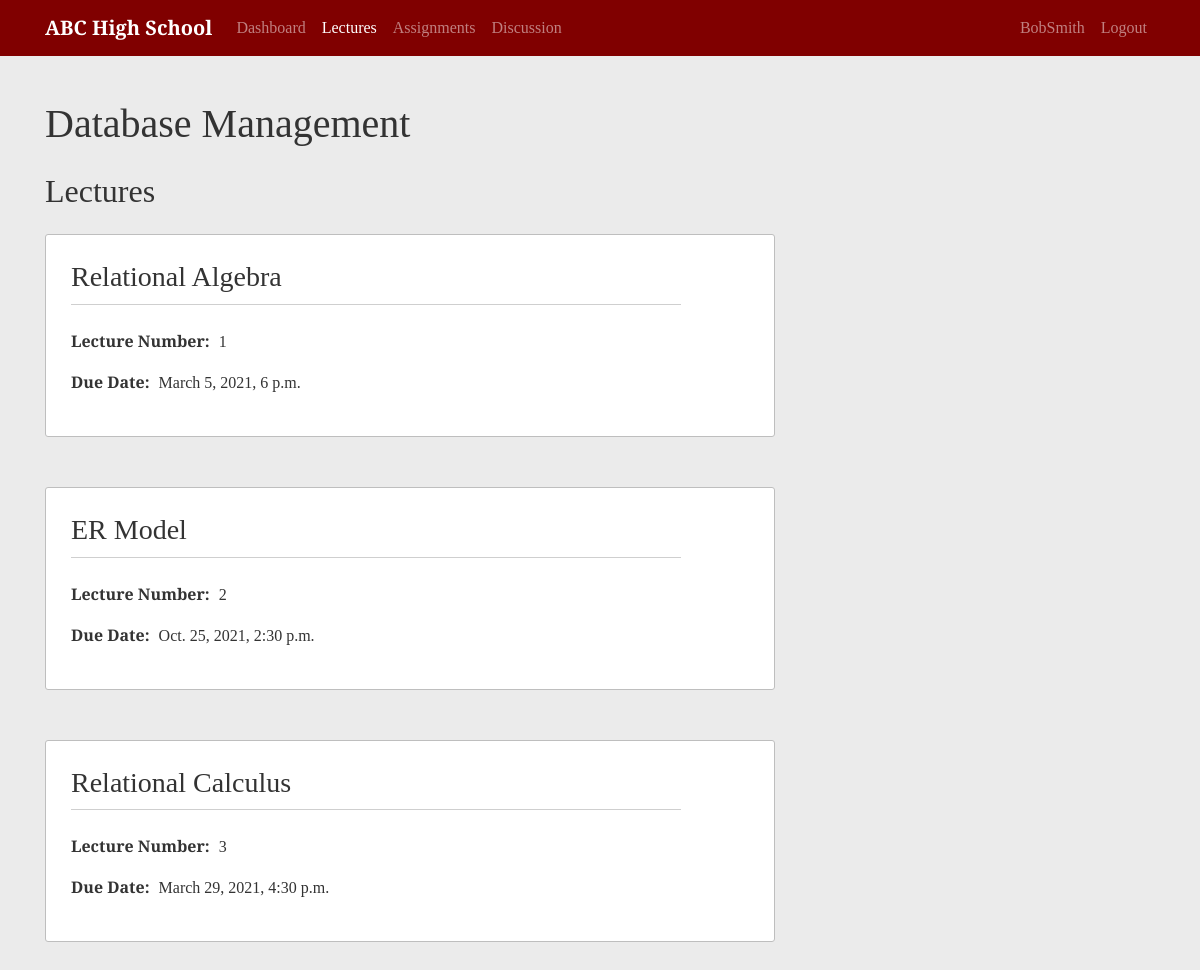
Page /course/1/lectures/ (signed in) on the committed database.
### school/models.py (models this page shows, shortened)
class Course(models.Model):
    ONE = '1'
    TWO = '2'
    THREE = '3'
    FOUR = '4'
    FIVE = '5'
    SIX = '6'
    TIME_CHOICES = [
        (ONE, 'Period 1'),
        (TWO, 'Period 2'),
        (THREE, 'Period 3'),
        (FOUR, 'Period 4'),
        (FIVE, 'Period 5'),
        (SIX, 'Period 6')
    ]
    MONDAY = 'MO'
    TUESDAY = 'TU'
    WEDNESDAY = 'WE'
    THURSDAY = 'TH'
    FRIDAY = 'FR'
    DAY_CHOICES = [
        (MONDAY, 'Monday'),
        (TUESDAY, 'Tuesday'),
        (WEDNESDAY, 'Wednesday'),
        (THURSDAY, 'Thursday'),
        (FRIDAY, 'Friday')
    ]
    course_name = models.CharField(max_length=255)
    instructor = models.ForeignKey(Instructor, null=True, on_delete=models.SET_NULL)
    time = models.CharField(max_length=1, blank=True, choices=TIME_CHOICES)
    day = models.CharField(max_length=2, blank=True, choices=DAY_CHOICES)

class Lecture(models.Model):
    lecture_title = models.CharField(max_length=255, blank=True)
    course = models.ForeignKey(Course, on_delete=models.CASCADE)
    due_date = models.DateTimeField()
    lecture_number = models.PositiveIntegerField()
    content = models.FileField(upload_to='file_uploads', null=True)
    class Meta:
        unique_together = ['course', 'lecture_number']

### school/views.py (the view, shortened to what this page needs)
# urls.py: path('course/<int:course_id>/lectures/', LectureListView.as_view(), name='lecture-list'),
class LectureListView(LoginRequiredMixin, UserPassesTestMixin, ListView):
    model = Lecture
    template_name = 'school/lecture.html'
    context_object_name = 'lectures'
    def get_queryset(self):
        user = self.request.user
        queryset = {}
        course = get_object_or_404(Course, id=self.kwargs.get('course_id'))
        instructor = Instructor.objects.filter(user=user).first()
        queryset['lecture_list']= Lecture.objects.filter(course=course)
        queryset['course'] = course
        queryset['instructor'] = instructor
        return queryset
    def test_func(self):
        user = self.request.user
        student = Student.objects.filter(user=user).first()
        course_id = self.kwargs.get('course_id')
        course = get_object_or_404(Course, id=self.kwargs.get('course_id'))
        if student:
            if EnrolledIn.objects.filter(student=student, course=course_id).exists():
                return True
            if AssistsIn.objects.filter(student=student, course=course_id).exists():
                return True

### school/templates/school/lecture.html (shortened to what this page needs)
{% extends "school/course.html" %}
{% block content %}
<h1 class="mb-4">{{lectures.course.course_name}}</h1>
  {% if not lectures.lecture_list %}
    <p class="lead">Lectures have not been posted</p>
    {% else %}
    <h2 class="mb-4">Lectures</h2>
    {% for lecture in lectures.lecture_list %}
      <article class="content-section">
        <h3 class="content-title"><a class="title-link" href="{% url 'lecture-detail' view.kwargs.course_id lecture.id %}">{{ lecture.lecture_title }}</a></h3>
        <p>
          <span class="data-title">Lecture Number:</span>
          <span class="data-content">{{ lecture.lecture_number }}</span>
        </p>
        <p>
          <span class="data-title">Due Date:</span>
          <span class="data-content">{{ lecture.due_date }}</span>
        </p>
      </article>
    {% endfor %}
  {% endif %}
  {% endblock content %}

### school/templates/school/base.html (shortened to what this page needs)
{% load static %}
<!DOCTYPE html>
<html lang="en">
  <head>
    <link rel="stylesheet" href="https://stackpath.bootstrapcdn.com/bootstrap/4.3.1/css/bootstrap.min.css">
    <link rel="stylesheet" href="https://cdnjs.cloudflare.com/ajax/libs/datepicker/0.6.5/datepicker.min.css" />
    <link rel="stylesheet" href="{% static 'school/main.css' %}">
  </head>
  <body>
    <nav class="navbar navbar-expand-md navbar-dark fixed-top">
      <div class="container">
        <a class="navbar-brand" href="/">ABC High School</a>
        <div class="collapse navbar-collapse" id="navbarCollapse">
          <div class="navbar-nav mr-auto">
            {% if user.is_authenticated %}
              <a class="nav-item nav-link {% if request.resolver_match.url_name == 'user-dashboard' %}active{% endif %}" href="{% url 'home' %}">Dashboard</a>
            {% else %}
              <a class="nav-item nav-link {% if request.resolver_match.url_name == 'home' %}active{% endif %}" href="{% url 'home' %}">Home</a>
            {% endif %}
            {% block course_links %}{% endblock course_links %}
          </div>
          <div class="navbar-nav">
            {% if user.is_authenticated %}
              <a class="nav-item nav-link {% if request.resolver_match.url_name == 'profile' and user.username == kwargs.username %}active{% endif %}" href="{% url 'profile' user.username %}">{{ user }}</a>
              <a class="nav-item nav-link" href="{% url 'logout' %}">Logout</a>
            {% else %}
              <a class="nav-item nav-link {% if request.resolver_match.url_name == 'login' %}active{% endif %}" href="{% url 'login' %}">Sign In</a>
            {% endif %}
          </div>
        </div>
      </div>
    </nav>
    <div class="container main-body">
      {% block display %}{% endblock display %}
    </div>
  </body>
</html>

### school/static/school/main.css (style rules this page uses)
body { background: #ebebeb; color: #333333; margin-top: 5rem; font-family: 'Arvo', serif; }
.navbar { background-color: #800000; }
.navbar-brand { font-weight: 700; }
.main-body { margin-top: 100px; margin-bottom: 60px; }
.content-section { background-color:#ffffff; border: 1px solid #bebebe; border-radius: 3px; padding: 25px; margin-bottom: 50px; }
.content-title { border-bottom: 1px solid #cfcfcf; padding-bottom: 10px; margin-bottom: 24px; width: 90%; }
.title-link { color: #333333; }
.data-title { font-weight: 700; margin-right: 5px; }
.data-content { display: inline-block; }

### rows in the picture
Course: course.course_name "Database Management"
Lecture: lecture_title "Relational Algebra", lecture_number "1", due_date "March 5, 2021, 6 p.m."
Lecture: lecture_title "ER Model", lecture_number "2", due_date "Oct. 25, 2021, 2:30 p.m."
Lecture: lecture_title "Relational Calculus", lecture_number "3", due_date "March 29, 2021, 4:30 p.m."

### other values in the picture
{{ user }} "BobSmith"
